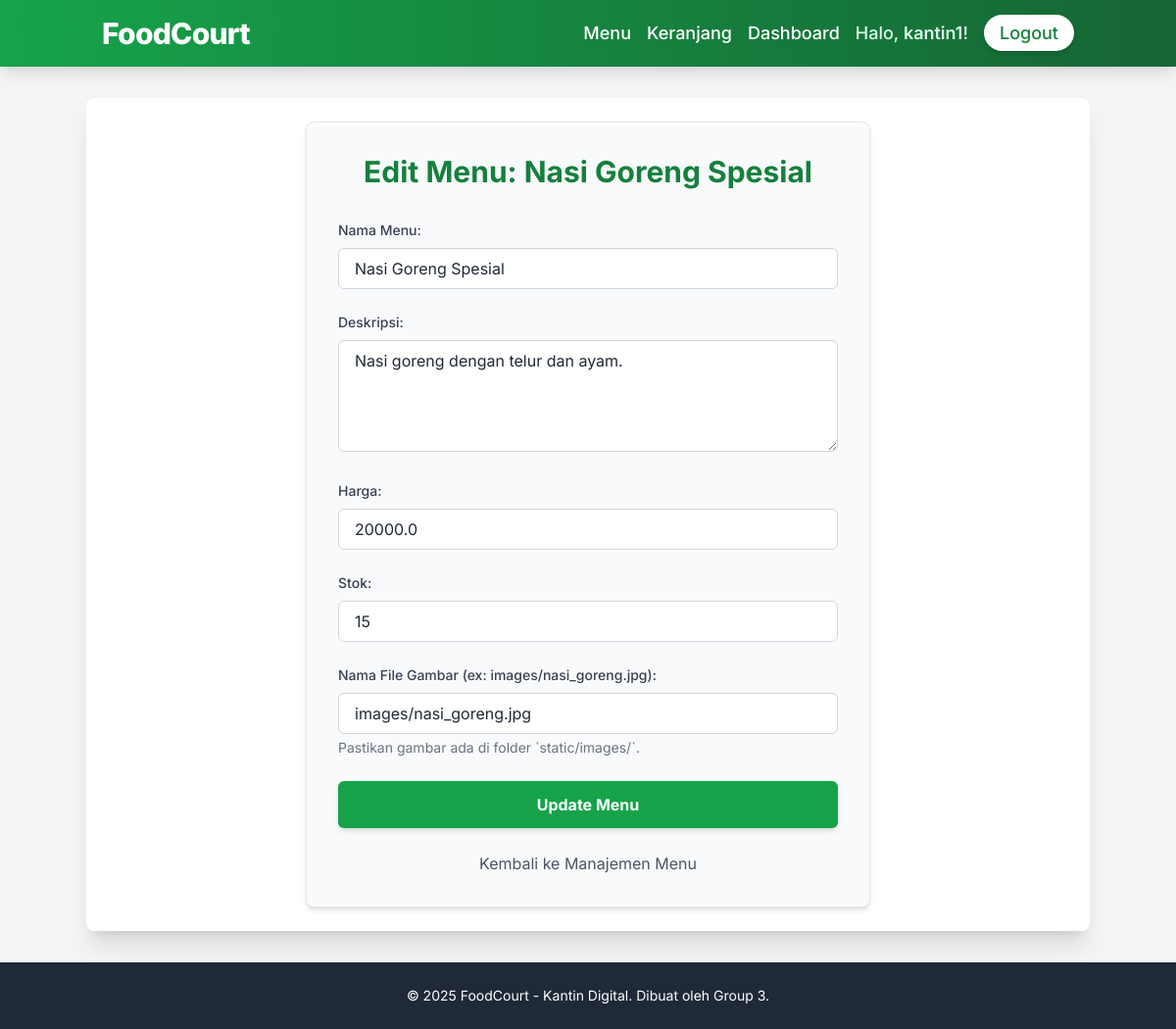
The app's page /kantin/menus/edit/1 (signed in) with its own data.
### models.py (models this page shows, shortened)
class Menu(db.Model):
    id = db.Column(db.Integer, primary_key=True)
    name = db.Column(db.String(100), nullable=False)
    description = db.Column(db.Text)
    price = db.Column(db.Float, nullable=False)
    stock = db.Column(db.Integer, default=0)
    kantin_id = db.Column(db.Integer, db.ForeignKey('kantin.id'), nullable=False)
    image_url = db.Column(db.String(255), default='https://via.placeholder.com/150')

### app.py (the view, shortened to what this page needs)
@app.route('/kantin/menus/edit/<int:menu_id>', methods=['GET', 'POST'])
def edit_menu(menu_id):
    if 'user_id' not in session or session['role'] != 'kantin':
        flash('Anda tidak memiliki akses untuk mengedit menu.', 'danger')
        return redirect(url_for('login'))
    menu = Menu.query.get_or_404(menu_id)
    kantin = Kantin.query.filter_by(user_id=session['user_id']).first()
    if not kantin or menu.kantin_id != kantin.id:
        flash('Anda tidak memiliki izin untuk mengedit menu ini.', 'danger')
        return redirect(url_for('manage_kantin_menus'))
    return render_template('kantin/menu_form.html', menu=menu)

### templates/kantin/menu_form.html (shortened to what this page needs)
{% extends "base.html" %}
{% block content %}
<section class="max-w-xl mx-auto p-8 bg-gray-50 rounded-lg shadow-md border border-gray-200">
    <h2 class="text-3xl font-bold text-center text-green-700 mb-8">{% if menu %}Edit Menu: {{ menu.name }}{% else %}Tambah Menu Baru{% endif %}</h2>
    <form method="POST" action="{% if menu %}{{ url_for('edit_menu', menu_id=menu.id) }}{% else %}{{ url_for('add_menu') }}{% endif %}" class="space-y-6">
        <div>
            <label for="name" class="block text-gray-700 text-sm font-medium mb-2">Nama Menu:</label>
            <input type="text" id="name" name="name" value="{{ menu.name if menu else '' }}" required
                   class="w-full px-4 py-2 border border-gray-300 rounded-md focus:outline-none focus:ring-2 focus:ring-green-500 transition duration-200">
        </div>
        <div>
            <label for="description" class="block text-gray-700 text-sm font-medium mb-2">Deskripsi:</label>
            <textarea id="description" name="description" rows="4"
                      class="w-full px-4 py-2 border border-gray-300 rounded-md focus:outline-none focus:ring-2 focus:ring-green-500 transition duration-200 resize-y">{{ menu.description if menu else '' }}</textarea>
        </div>
        <div>
            <label for="price" class="block text-gray-700 text-sm font-medium mb-2">Harga:</label>
            <input type="number" id="price" name="price" value="{{ menu.price if menu else '' }}" step="0.01" min="0" required
                   class="w-full px-4 py-2 border border-gray-300 rounded-md focus:outline-none focus:ring-2 focus:ring-green-500 transition duration-200">
        </div>
        <div>
            <label for="stock" class="block text-gray-700 text-sm font-medium mb-2">Stok:</label>
            <input type="number" id="stock" name="stock" value="{{ menu.stock if menu else '' }}" min="0" required
                   class="w-full px-4 py-2 border border-gray-300 rounded-md focus:outline-none focus:ring-2 focus:ring-green-500 transition duration-200">
        </div>
        <div>
            <label for="image_url" class="block text-gray-700 text-sm font-medium mb-2">Nama File Gambar (ex: images/nasi_goreng.jpg):</label>
            <input type="text" id="image_url" name="image_url" value="{{ menu.image_url if menu else '' }}"
                   class="w-full px-4 py-2 border border-gray-300 rounded-md focus:outline-none focus:ring-2 focus:ring-green-500 transition duration-200">
            <p class="text-sm text-gray-500 mt-1">Pastikan gambar ada di folder `static/images/`.</p>
        </div>
        <button type="submit" class="w-full bg-green-600 hover:bg-green-700 text-white font-bold py-3 px-4 rounded-md shadow-md transition duration-300 ease-in-out">
            {% if menu %}Update Menu{% else %}Tambah Menu{% endif %}
        </button>
    </form>
    <div class="mt-6 text-center">
        <a href="{{ url_for('manage_kantin_menus') }}" class="inline-block text-gray-600 hover:underline">Kembali ke Manajemen Menu</a>
    </div>
</section>
{% endblock %}

### static/css/style.css (style rules this page uses)
body { font-family: 'Inter', sans-serif; }

### records on screen
Menu: name "Nasi Goreng Spesial", description "Nasi goreng dengan telur dan ayam.", price "20000.0", stock "15", image_url "images/nasi_goreng.jpg"

### other values on screen
{{ session['username'] }} "kantin1"
